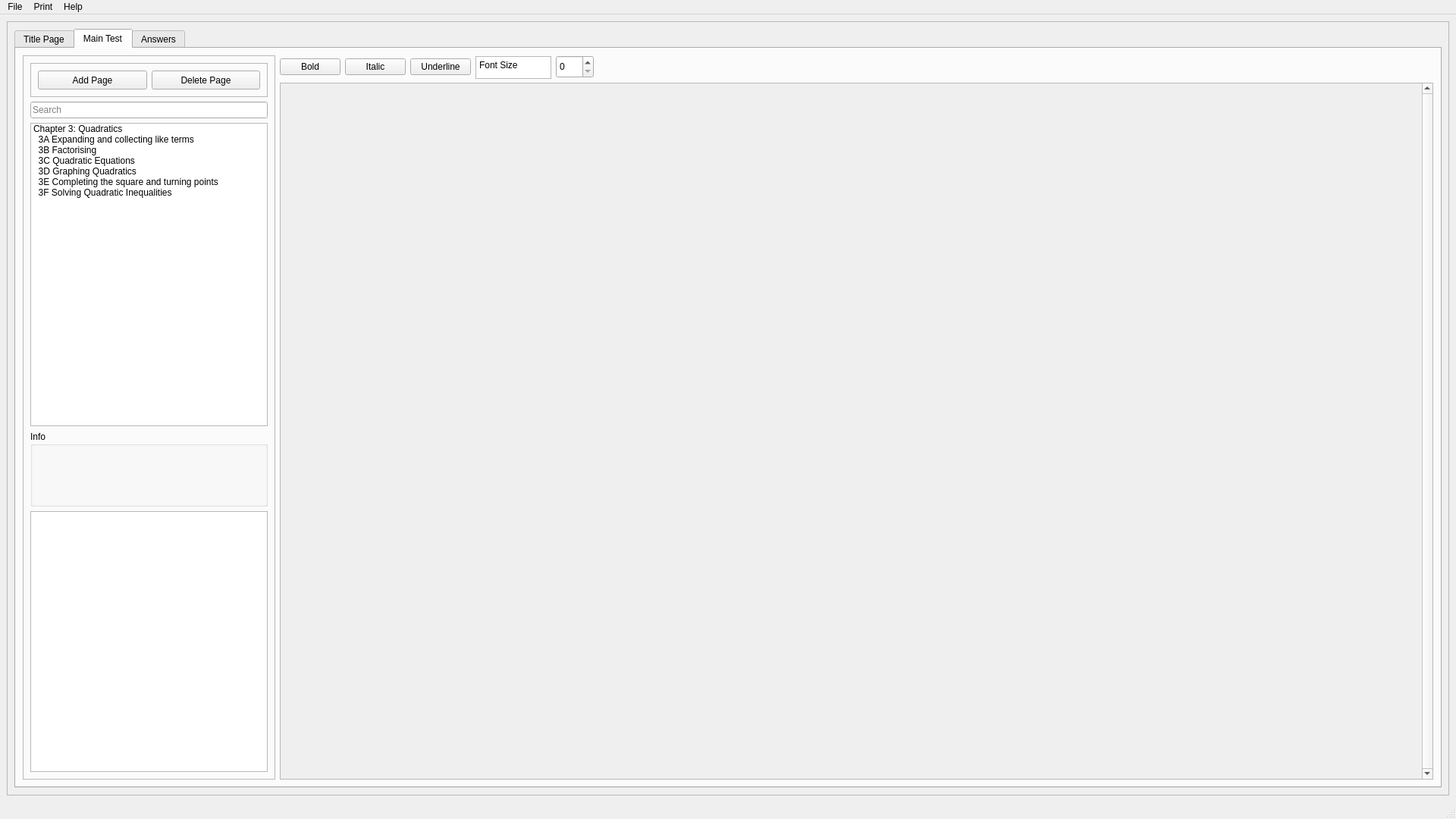
<?xml version="1.0" encoding="UTF-8"?>
<ui version="4.0">
 <class>MainWindow</class>
 <widget class="QMainWindow" name="MainWindow">
  <property name="geometry">
   <rect>
    <x>0</x>
    <y>0</y>
    <width>1920</width>
    <height>1080</height>
   </rect>
  </property>
  <property name="windowTitle">
   <string>MainWindow</string>
  </property>
  <widget class="QWidget" name="centralwidget">
   <layout class="QGridLayout" name="gridLayout">
    <item row="1" column="1">
     <widget class="QFrame" name="PageBar">
      <property name="minimumSize">
       <size>
        <width>700</width>
        <height>500</height>
       </size>
      </property>
      <property name="frameShape">
       <enum>QFrame::StyledPanel</enum>
      </property>
      <property name="frameShadow">
       <enum>QFrame::Raised</enum>
      </property>
      <layout class="QGridLayout" name="gridLayout_4">
       <item row="0" column="1">
        <widget class="QTabWidget" name="tabWidget">
         <property name="minimumSize">
          <size>
           <width>1000</width>
           <height>500</height>
          </size>
         </property>
         <property name="styleSheet">
          <string notr="true"/>
         </property>
         <property name="currentIndex">
          <number>1</number>
         </property>
         <widget class="QWidget" name="TitlePage">
          <attribute name="title">
           <string>Title Page</string>
          </attribute>
          <layout class="QGridLayout" name="gridLayout_7">
           <item row="0" column="0">
            <layout class="QHBoxLayout" name="horizontalLayout">
             <item>
              <spacer name="horizontalSpacer_2">
               <property name="orientation">
                <enum>Qt::Horizontal</enum>
               </property>
               <property name="sizeHint" stdset="0">
                <size>
                 <width>40</width>
                 <height>20</height>
                </size>
               </property>
              </spacer>
             </item>
            </layout>
           </item>
           <item row="1" column="0">
            <widget class="QScrollArea" name="scrollAreaTitlePage">
             <property name="enabled">
              <bool>true</bool>
             </property>
             <property name="mouseTracking">
              <bool>false</bool>
             </property>
             <property name="verticalScrollBarPolicy">
              <enum>Qt::ScrollBarAlwaysOn</enum>
             </property>
             <property name="horizontalScrollBarPolicy">
              <enum>Qt::ScrollBarAlwaysOff</enum>
             </property>
             <property name="widgetResizable">
              <bool>true</bool>
             </property>
             <widget class="QWidget" name="scrollAreaTitlePageWidgetContents">
              <property name="geometry">
               <rect>
                <x>0</x>
                <y>0</y>
                <width>1844</width>
                <height>921</height>
               </rect>
              </property>
             </widget>
            </widget>
           </item>
          </layout>
         </widget>
         <widget class="QWidget" name="MainTest">
          <attribute name="title">
           <string>Main Test</string>
          </attribute>
          <layout class="QGridLayout" name="gridLayout_5">
           <item row="1" column="2">
            <widget class="QScrollArea" name="scrollArea">
             <property name="enabled">
              <bool>true</bool>
             </property>
             <property name="mouseTracking">
              <bool>false</bool>
             </property>
             <property name="verticalScrollBarPolicy">
              <enum>Qt::ScrollBarAlwaysOn</enum>
             </property>
             <property name="horizontalScrollBarPolicy">
              <enum>Qt::ScrollBarAlwaysOff</enum>
             </property>
             <property name="widgetResizable">
              <bool>true</bool>
             </property>
             <widget class="QWidget" name="scrollAreaQuestionWidgetContents">
              <property name="geometry">
               <rect>
                <x>0</x>
                <y>0</y>
                <width>1505</width>
                <height>470</height>
               </rect>
              </property>
             </widget>
            </widget>
           </item>
           <item row="0" column="0" rowspan="2">
            <widget class="QFrame" name="SideBar">
             <property name="maximumSize">
              <size>
               <width>333</width>
               <height>1080</height>
              </size>
             </property>
             <property name="frameShape">
              <enum>QFrame::StyledPanel</enum>
             </property>
             <property name="frameShadow">
              <enum>QFrame::Raised</enum>
             </property>
             <layout class="QGridLayout" name="gridLayout_2">
              <item row="4" column="0">
               <widget class="QGroupBox" name="groupBox">
                <property name="minimumSize">
                 <size>
                  <width>20</width>
                  <height>100</height>
                 </size>
                </property>
                <property name="title">
                 <string>Info</string>
                </property>
               </widget>
              </item>
              <item row="1" column="0">
               <widget class="QLineEdit" name="searchMathEquations">
                <property name="text">
                 <string/>
                </property>
                <property name="placeholderText">
                 <string>Search</string>
                </property>
               </widget>
              </item>
              <item row="3" column="0">
               <widget class="QListWidget" name="mathQuestions">
                <property name="minimumSize">
                 <size>
                  <width>0</width>
                  <height>400</height>
                 </size>
                </property>
                <item>
                 <property name="text">
                  <string>Chapter 3: Quadratics</string>
                 </property>
                </item>
                <item>
                 <property name="text">
                  <string>  3A Expanding and collecting like terms</string>
                 </property>
                </item>
                <item>
                 <property name="text">
                  <string>  3B Factorising</string>
                 </property>
                </item>
                <item>
                 <property name="text">
                  <string>  3C Quadratic Equations</string>
                 </property>
                </item>
                <item>
                 <property name="text">
                  <string>  3D Graphing Quadratics</string>
                 </property>
                </item>
                <item>
                 <property name="text">
                  <string>  3E Completing the square and turning points</string>
                 </property>
                </item>
                <item>
                 <property name="text">
                  <string>  3F Solving Quadratic Inequalities</string>
                 </property>
                </item>
               </widget>
              </item>
              <item row="0" column="0">
               <widget class="QFrame" name="TopBar">
                <property name="minimumSize">
                 <size>
                  <width>0</width>
                  <height>40</height>
                 </size>
                </property>
                <property name="maximumSize">
                 <size>
                  <width>99999</width>
                  <height>50</height>
                 </size>
                </property>
                <property name="frameShape">
                 <enum>QFrame::StyledPanel</enum>
                </property>
                <property name="frameShadow">
                 <enum>QFrame::Raised</enum>
                </property>
                <layout class="QGridLayout" name="gridLayout_3">
                 <item row="0" column="0">
                  <widget class="QPushButton" name="addPage">
                   <property name="enabled">
                    <bool>true</bool>
                   </property>
                   <property name="minimumSize">
                    <size>
                     <width>0</width>
                     <height>25</height>
                    </size>
                   </property>
                   <property name="text">
                    <string>Add Page</string>
                   </property>
                  </widget>
                 </item>
                 <item row="0" column="1">
                  <widget class="QPushButton" name="deletePage">
                   <property name="minimumSize">
                    <size>
                     <width>10</width>
                     <height>25</height>
                    </size>
                   </property>
                   <property name="mouseTracking">
                    <bool>false</bool>
                   </property>
                   <property name="text">
                    <string>Delete Page</string>
                   </property>
                  </widget>
                 </item>
                </layout>
               </widget>
              </item>
              <item row="5" column="0">
               <widget class="QListWidget" name="mathQuestionsList">
                <property name="minimumSize">
                 <size>
                  <width>0</width>
                  <height>0</height>
                 </size>
                </property>
               </widget>
              </item>
             </layout>
            </widget>
           </item>
           <item row="0" column="2">
            <layout class="QGridLayout" name="gridLayout_12">
             <item row="1" column="0">
              <widget class="QPushButton" name="boldButton">
               <property name="text">
                <string>Bold</string>
               </property>
              </widget>
             </item>
             <item row="1" column="6">
              <spacer name="horizontalSpacer">
               <property name="orientation">
                <enum>Qt::Horizontal</enum>
               </property>
               <property name="sizeHint" stdset="0">
                <size>
                 <width>40</width>
                 <height>20</height>
                </size>
               </property>
              </spacer>
             </item>
             <item row="1" column="4">
              <widget class="QSpinBox" name="fontsizeBox">
               <property name="minimumSize">
                <size>
                 <width>50</width>
                 <height>30</height>
                </size>
               </property>
              </widget>
             </item>
             <item row="1" column="2">
              <widget class="QPushButton" name="underlineButton">
               <property name="text">
                <string>Underline</string>
               </property>
              </widget>
             </item>
             <item row="1" column="1">
              <widget class="QPushButton" name="italicButton">
               <property name="text">
                <string>Italic</string>
               </property>
              </widget>
             </item>
             <item row="1" column="3">
              <widget class="QPlainTextEdit" name="plainTextEdit">
               <property name="minimumSize">
                <size>
                 <width>100</width>
                 <height>30</height>
                </size>
               </property>
               <property name="maximumSize">
                <size>
                 <width>100</width>
                 <height>27</height>
                </size>
               </property>
               <property name="readOnly">
                <bool>true</bool>
               </property>
               <property name="plainText">
                <string>Font Size</string>
               </property>
              </widget>
             </item>
            </layout>
           </item>
          </layout>
         </widget>
         <widget class="QWidget" name="Answers">
          <attribute name="title">
           <string>Answers</string>
          </attribute>
          <layout class="QGridLayout" name="gridLayout_6">
           <item row="0" column="0">
            <widget class="QScrollArea" name="scrollAreaAnswers">
             <property name="enabled">
              <bool>true</bool>
             </property>
             <property name="widgetResizable">
              <bool>true</bool>
             </property>
             <widget class="QWidget" name="scrollAreaAnswersWidgetContents">
              <property name="geometry">
               <rect>
                <x>0</x>
                <y>0</y>
                <width>1858</width>
                <height>949</height>
               </rect>
              </property>
             </widget>
            </widget>
           </item>
          </layout>
         </widget>
        </widget>
       </item>
      </layout>
     </widget>
    </item>
   </layout>
  </widget>
  <widget class="QMenuBar" name="menubar">
   <property name="geometry">
    <rect>
     <x>0</x>
     <y>0</y>
     <width>1920</width>
     <height>21</height>
    </rect>
   </property>
   <widget class="QMenu" name="menuFile">
    <property name="title">
     <string>File</string>
    </property>
    <addaction name="actionSave"/>
    <addaction name="actionSave_As"/>
    <addaction name="actionOpen_2"/>
    <addaction name="actionExit"/>
   </widget>
   <widget class="QMenu" name="menuPrint">
    <property name="title">
     <string>Print</string>
    </property>
    <addaction name="actionPDF"/>
   </widget>
   <widget class="QMenu" name="menuHelp">
    <property name="title">
     <string>Help</string>
    </property>
   </widget>
   <addaction name="menuFile"/>
   <addaction name="menuPrint"/>
   <addaction name="menuHelp"/>
  </widget>
  <widget class="QStatusBar" name="statusbar"/>
  <action name="actionExit">
   <property name="text">
    <string>Close</string>
   </property>
  </action>
  <action name="actionSave">
   <property name="text">
    <string>Save</string>
   </property>
  </action>
  <action name="actionHelp">
   <property name="text">
    <string>Help</string>
   </property>
  </action>
  <action name="actionPDF">
   <property name="text">
    <string>PDF</string>
   </property>
  </action>
  <action name="actionSave_2">
   <property name="text">
    <string>Save</string>
   </property>
  </action>
  <action name="action_Save_As">
   <property name="text">
    <string>Save as</string>
   </property>
  </action>
  <action name="actionOpen">
   <property name="text">
    <string>Open</string>
   </property>
  </action>
  <action name="actionOpen_2">
   <property name="text">
    <string>Open</string>
   </property>
  </action>
  <action name="actionSave_As">
   <property name="text">
    <string>Save as</string>
   </property>
  </action>
 </widget>
 <resources/>
 <connections/>
</ui>
